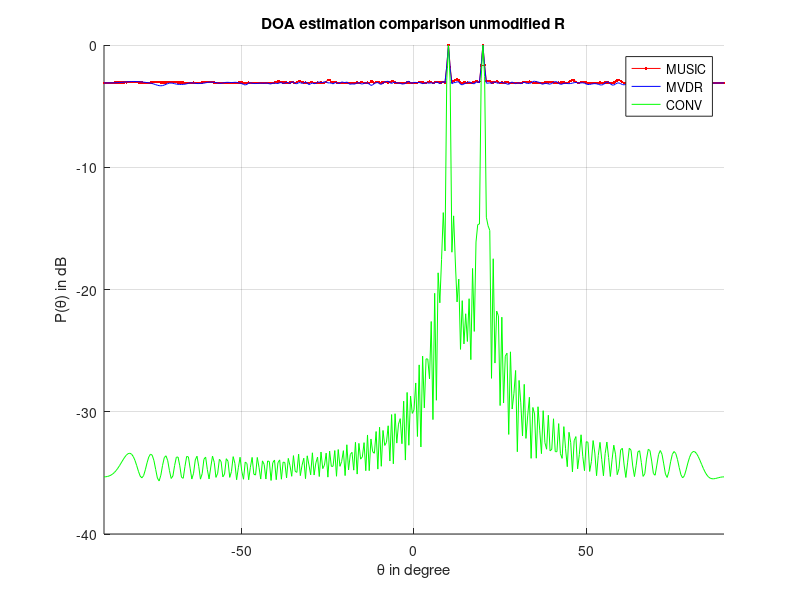
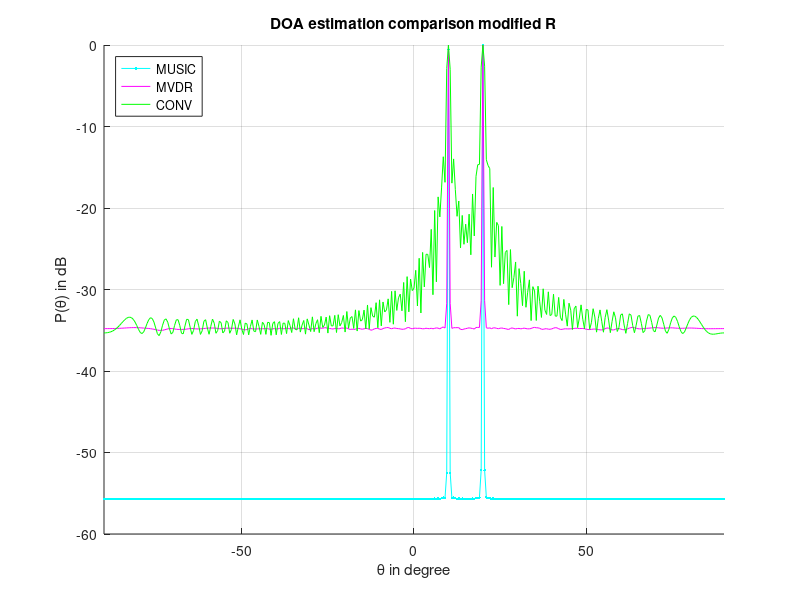

Write the MATLAB code that produced these figures, in order.
%Initialization of parameters for MVDR estimation
clc;clear;
azimuth = [10 20]/180*pi;
doa = azimuth;
N = 4500;           %No of sources 
f = 2*10^9;         %Freq=2 GHz
snr=10;              %SNR
w = 2*pi*f*[1 1]'; %Angular frequency
M = 100;             %Number of array elements
P = length(w);      %Number of signal
lambda = 150/1000;  %Wavelength
d = lambda/2;       %Element spacing
D = zeros(P,M);     %Creating a zero matrix with P rows and M columns

for k=1:P
  D(k,:) = exp(-1i*2*pi*d*sin(doa(k))/lambda*(0:M-1));
end
D=D';
%Generating Signals and Noise
Xs = 2*exp(1i*(w*(1:N))); %Generating the signal
X = D*Xs;
X = awgn(X,snr);          %Insert Gaussian White Noise
R = X*X';                 %Data Covariance Matrix

%Unmodified R applied MVDR and MUSIC calculations
[N,~] = eig(R);     %Find Eigenvalues and Eigenvectors of R
NN = N(:,1:M-P);    %Estimate Noise subspace

%Theta search for peak finding
theta = -90:0.5:90; %peak search
Pmusic = zeros(length(theta),1); %P music storing array
Pmvdr = zeros(length(theta),1);  %P mvdr storing array
Pconv = zeros(length(theta),1); %P conv storing array
for ii=1:length(theta)
    SS = zeros(1,length(M));
    for jj=0:M-1
        SS(1+jj) = exp(-1i*2*jj*pi*d*sin(theta(ii)/180*pi)/lambda);
    end
    PP = SS*(NN*NN')*SS';
    Pmusic(ii) = abs(1/PP);
    PQ = SS*(inv(R))*SS';
    Pmvdr(ii) = abs(1/PQ);
    Z = SS*R;
    Z=Z*SS';
    PC = (SS*SS')/abs(Z);
    Pconv(ii) = abs(1/PC);
end

%Plotting the results of theta ,P music and P mvdr functions
%In the unmodified R case
%%Plotting the results of theta and Pmusic function
figure;
hold on
Pmusic = 10*log10(Pmusic/max(Pmusic));
plot(theta,Pmusic,'.-r');
Pmvdr = 10*log10(Pmvdr/max(Pmvdr));
plot(theta,Pmvdr,'-b');
Pconv = 10*log10(Pconv/max(Pconv));
plot(theta,Pconv,'-g');
xlabel('\theta in degree');
legend({'MUSIC','MVDR','CONV'});
ylabel('P({\theta}) in dB');
title('DOA estimation comparison unmodified R');
xlim([-90 90]);
grid on;
%MVDR and MUSIC estimations using modified R
%Unmodified R applied MVDR and MUSIC calculations
J=fliplr(eye(M));   %Anti Matrix
R = R+J*conj(R)*J;  %Modified R matrix
[N,~] = eig(R);     %Find Eigenvalues and Eigenvectors of R
NN = N(:,1:M-P);    %Estimate Noise subspace

%Theta search for peak finding
theta = -90:0.5:90; %peak search
Pmusic = zeros(length(theta),1); %P music storing array
Pmvdr = zeros(length(theta),1);  %P mvdr storing array
Pconv = zeros(length(theta),1); %P conv storing array
for ii=1:length(theta)
    SS = zeros(1,length(M));
    for jj=0:M-1
        SS(1+jj) = exp(-1i*2*jj*pi*d*sin(theta(ii)/180*pi)/lambda);
    end
    PP = SS*(NN*NN')*SS';
    Pmusic(ii) = abs(1/PP);
    PQ = SS*(inv(R))*SS';
    Pmvdr(ii) = abs(1/PQ);
    Z = SS*R;
    Z=Z*SS';
    PC = (SS*SS')/abs(Z);
    Pconv(ii) = abs(1/PC);
end

%Plotting the results of theta ,P music and P mvdr functions
%In the modified R case
%%Plotting the results of theta and Pmusic function
figure;
hold on
Pmusic = 10*log10(Pmusic/max(Pmusic));
plot(theta,Pmusic,'.-c');
Pmvdr = 10*log10(Pmvdr/max(Pmvdr));
plot(theta,Pmvdr,'-m');
Pconv = 10*log10(Pconv/max(Pconv));
plot(theta,Pconv,'-g');
xlabel('\theta in degree');
legend({'MUSIC','MVDR','CONV'},'Location','northwest');
ylabel('P({\theta}) in dB');
title('DOA estimation comparison modified R');
xlim([-90 90]);

grid on;